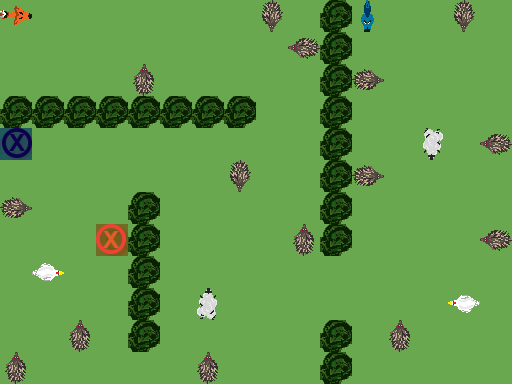

This game map was drawn from its Tiled (.tmx) file and the tilesets committed beside it. A one-line description and the full map source follow:
An orthogonal 16x12 tile map with 32x32 px tiles, 3 tile layers (Ground, Obstacles, Objects), 1 hidden layer not drawn.

<map version="1.0" orientation="orthogonal" renderorder="right-down" width="16" height="12" tilewidth="32" tileheight="32" nextobjectid="1">
 <tileset firstgid="1" name="TilesetPlaceholder" tilewidth="32" tileheight="32" tilecount="240" columns="10">
  <image source="../../Tileset.png" width="320" height="768" />
 </tileset>
 <layer name="Ground" width="16" height="12">
  <data encoding="csv">
1,1,1,1,1,1,1,1,1,1,1,1,1,1,1,1,
1,1,1,1,1,1,1,1,1,1,1,1,1,1,1,1,
1,1,1,1,1,1,1,1,1,1,1,1,1,1,1,1,
1,1,1,1,1,1,1,1,1,1,1,1,1,1,1,1,
1,1,1,1,1,1,1,1,1,1,1,1,1,1,1,1,
1,1,1,1,1,1,1,1,1,1,1,1,1,1,1,1,
1,1,1,1,1,1,1,1,1,1,1,1,1,1,1,1,
1,1,1,1,1,1,1,1,1,1,1,1,1,1,1,1,
1,1,1,1,1,1,1,1,1,1,1,1,1,1,1,1,
1,1,1,1,1,1,1,1,1,1,1,1,1,1,1,1,
1,1,1,1,1,1,1,1,1,1,1,1,1,1,1,1,
1,1,1,1,1,1,1,1,1,1,1,1,1,1,1,1
</data>
 </layer>
 <layer name="Obstacles" width="16" height="12">
  <data encoding="csv">
0,0,0,0,0,0,0,0,0,0,42,0,0,0,0,0,
0,0,0,0,0,0,0,0,0,0,42,0,0,0,0,0,
0,0,0,0,0,0,0,0,0,0,42,0,0,0,0,0,
42,42,42,42,42,42,42,42,0,0,42,0,0,0,0,0,
0,0,0,0,0,0,0,0,0,0,42,0,0,0,0,0,
0,0,0,0,0,0,0,0,0,0,42,0,0,0,0,0,
0,0,0,0,42,0,0,0,0,0,42,0,0,0,0,0,
0,0,0,0,42,0,0,0,0,0,42,0,0,0,0,0,
0,0,0,0,42,0,0,0,0,0,0,0,0,0,0,0,
0,0,0,0,42,0,0,0,0,0,0,0,0,0,0,0,
0,0,0,0,42,0,0,0,0,0,42,0,0,0,0,0,
0,0,0,0,0,0,0,0,0,0,42,0,0,0,0,0
</data>
 </layer>
 <layer name="Objects" width="16" height="12">
  <data encoding="csv">
2684354751,0,0,0,0,0,0,0,3221225613,0,0,3221225664,0,0,3221225613,0,
0,0,0,0,0,0,0,0,0,1610612877,0,0,0,0,0,0,
0,0,0,0,141,0,0,0,0,0,0,2684354701,0,0,0,0,
0,0,0,0,0,0,0,0,0,0,0,0,0,0,0,0,
182,0,0,0,0,0,0,0,0,0,0,0,0,3221225658,0,1610612877,
0,0,0,0,0,0,0,3221225613,0,0,0,2684354701,0,0,0,0,
2684354701,0,0,0,0,0,0,0,0,0,0,0,0,0,0,0,
0,0,0,181,0,0,0,0,0,141,0,0,0,0,0,1610612877,
0,2684354745,0,0,0,0,0,0,0,0,0,0,0,0,0,0,
0,0,0,0,0,0,186,0,0,0,0,0,0,0,1610612921,0,
0,0,141,0,0,0,0,0,0,0,0,0,141,0,0,0,
141,0,0,0,0,0,141,0,0,0,0,0,0,0,0,0
</data>
 </layer>
 <layer name="Solution" width="16" height="12" visible="0">
  <data encoding="csv">
0,232,232,232,232,232,232,232,232,0,0,0,0,0,0,0,
0,0,0,0,0,0,0,0,232,0,0,222,0,0,0,0,
0,0,0,0,0,0,0,0,232,0,0,222,0,0,0,0,
0,0,0,0,0,0,0,0,232,0,0,222,0,0,0,0,
0,232,232,232,232,232,232,232,232,0,0,222,0,0,0,0,
0,0,0,0,0,0,0,0,0,0,0,222,0,0,0,0,
0,0,0,0,0,0,0,0,0,0,0,222,0,0,0,0,
0,0,0,0,0,0,0,0,0,0,0,222,0,0,0,0,
0,0,0,222,0,222,222,222,222,222,222,222,0,0,0,0,
0,0,0,222,0,222,0,0,0,0,0,0,0,0,0,0,
0,0,0,221,0,222,0,0,0,0,0,0,0,0,0,0,
0,0,0,222,222,222,0,0,0,0,0,0,0,0,0,0
</data>
 </layer>
</map>
